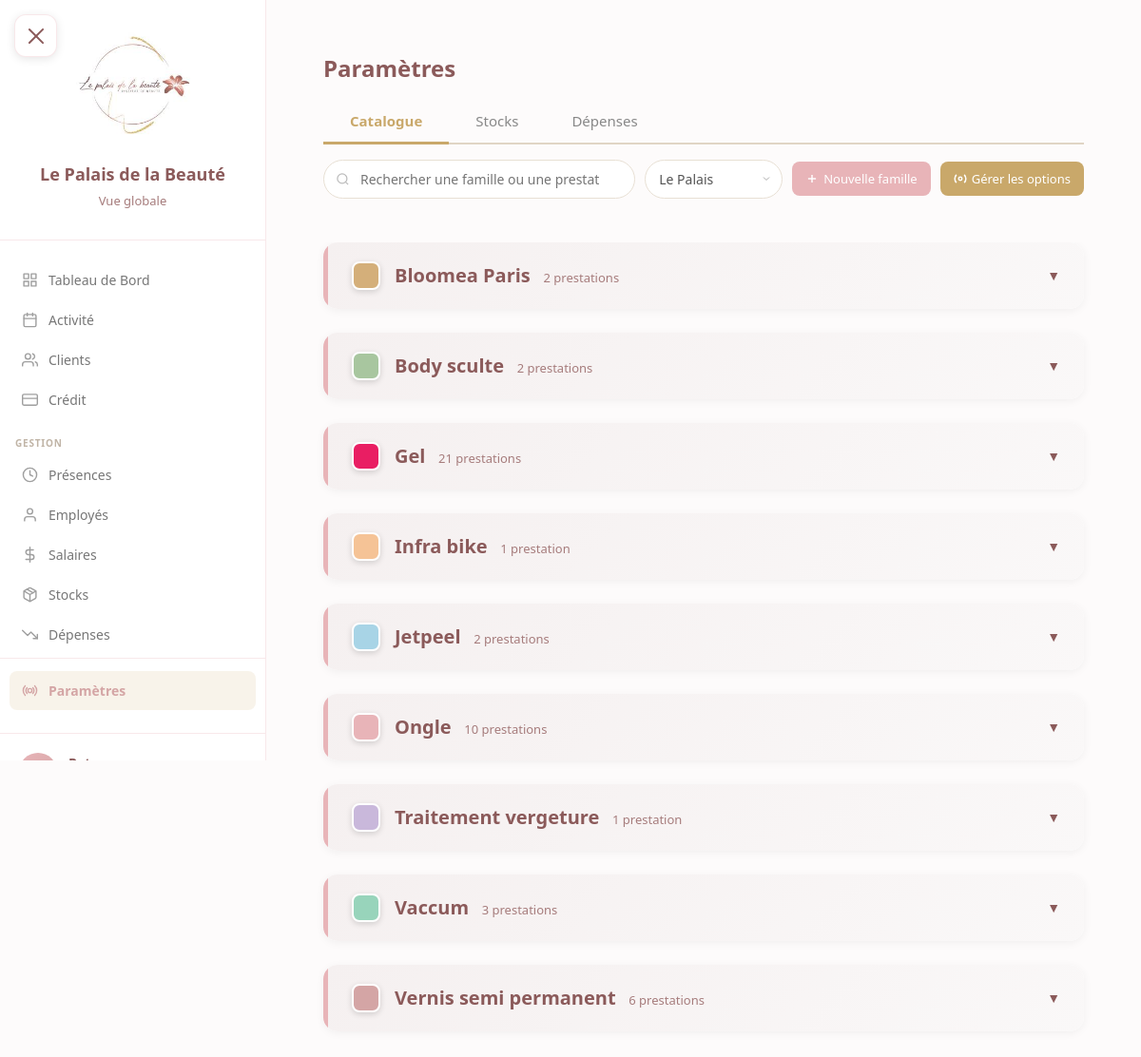
Screenshot of /gestion/catalogue/ (signed in) with the database file from the repository.
### core/models.py (models this page shows, shortened)
class FamillePrestation(models.Model):
    nom = models.CharField(max_length=100)
    institut = models.ForeignKey(Institut, on_delete=models.CASCADE, related_name='familles')
    couleur = models.CharField(
        max_length=7,
        default='#e8b4b8',
        help_text="Couleur hexadécimale pour l'affichage dans l'agenda"
    )
    ordre_affichage = models.IntegerField(default=0, help_text="Ordre d'affichage dans le catalogue")
    actif = models.BooleanField(default=True)
    date_creation = models.DateTimeField(default=timezone.now)
    date_modification = models.DateTimeField(auto_now=True)
    class Meta:
        verbose_name = "Famille de prestation"
        verbose_name_plural = "Familles de prestations"
        ordering = ['institut', 'ordre_affichage', 'nom']
        unique_together = ['nom', 'institut']
    def get_prestations_count(self):
        return self.prestations.count()

### gestion/views.py (the view)
# urls.py: path('catalogue/', views.catalogue_view, name='catalogue'),
@login_required
@role_required(['patron'])
def catalogue_view(request):
    instituts = Institut.objects.all().order_by('nom')
    institut_code = request.GET.get('institut', 'palais')
    institut_actif = Institut.objects.filter(code=institut_code).first()
    if not institut_actif:
        institut_actif = instituts.first()
    familles = FamillePrestation.objects.filter(
        institut=institut_actif
    ).prefetch_related(
        Prefetch('prestations', queryset=Prestation.objects.order_by('nom'))
    ).order_by('nom')
    recherche = request.GET.get('q', '').strip()
    if recherche:
        familles = familles.filter(
            Q(nom__icontains=recherche) |
            Q(prestations__nom__icontains=recherche)
        ).distinct()
    return render(request, 'gestion/catalogue.html', {
        'instituts': instituts,
        'institut_actif': institut_actif,
        'familles': familles,
        'recherche': recherche,
    })

### core/models.py (called while the page is built)
    def is_patron(self):
        return self.role == 'patron'

    def get_duree_display(self):
        if self.duree_minutes:
            minutes = self.duree_minutes
        elif self.duree:
            minutes = int(float(self.duree) * 60)
        else:
            return "-"
        heures = minutes // 60
        mins = minutes % 60
        if heures > 0 and mins > 0:
            return f"{heures}h{mins:02d}"
        elif heures > 0:
            return f"{heures}h"
        else:
            return f"{mins} min"

    def is_option(self):
        return self.type_prestation == 'option'

    def is_forfait(self):
        return self.type_prestation == 'forfait' or self.est_forfait

### templates/gestion/catalogue.html (shortened to what this page needs)
{% extends 'base.html' %}
{% block content %}
<div class="catalogue-wrapper">
    <div class="sticky-header">
        <h1 class="catalogue-title" style="margin-bottom:16px;">Paramètres</h1>
        <div class="page-tabs" style="margin-bottom:16px;">
            <a href="{% url 'gestion:catalogue' %}" class="page-tab active">Catalogue</a>
            <a href="{% url 'gestion:stocks_parametres' %}" class="page-tab">Stocks</a>
            <a href="{% url 'gestion:depenses_parametres' %}" class="page-tab">Dépenses</a>
        </div>
        <div class="catalogue-toolbar">
            <div class="search-bar">
                <input type="text"
                       class="search-input"
                       id="catalogue-search"
                       placeholder="Rechercher une famille ou une prestation..."
                       value="{{ recherche }}">
            </div>
            <select class="institut-select" id="institut-select" onchange="changerInstitut(this.value)">
                {% for institut in instituts %}
                <option value="{{ institut.code }}" {% if institut_actif.code == institut.code %}selected{% endif %}>
                    {{ institut.nom }}
                </option>
                {% endfor %}
            </select>
            <button class="btn-cat-action" style="background:var(--primary);color:white;" onclick="ouvrirModalNouvelleFamille()">
                <svg width="14" height="14" viewBox="0 0 24 24" fill="none" stroke="currentColor" stroke-width="2.5" style="flex-shrink:0;"><line x1="12" y1="5" x2="12" y2="19"/><line x1="5" y1="12" x2="19" y2="12"/></svg>
                Nouvelle famille
            </button>
            <button class="btn-cat-action" style="background:var(--secondary);color:white;" onclick="ouvrirModalOptions()">
                <svg width="14" height="14" viewBox="0 0 24 24" fill="none" stroke="currentColor" stroke-width="2.5" style="flex-shrink:0;"><circle cx="12" cy="12" r="3"/><path d="M19.07 4.93a10 10 0 0 1 0 14.14"/><path d="M4.93 4.93a10 10 0 0 0 0 14.14"/></svg>
                Gérer les options
            </button>
        </div>
    </div>
    <div class="catalogue-content">
    <div id="famillesContainer">
    {% if familles %}
        {% for famille in familles %}
        <div class="famille-card" draggable="true" data-famille-id="{{ famille.id }}">
            <div class="famille-header" onclick="toggleFamille({{ famille.id }})">
                <div class="famille-info">
                    <div class="famille-color-badge" style="background-color: {{ famille.couleur }}"></div>
                    <div>
                        <span class="famille-nom">{{ famille.nom }}</span>
                        <span class="famille-count">{{ famille.get_prestations_count }} prestation{{ famille.get_prestations_count|pluralize }}</span>
                    </div>
                </div>
                <div style="display:flex;align-items:center;gap:10px;">
                    <span class="toggle-icon" id="toggle-{{ famille.id }}">▼</span>
                </div>
            </div>
        </div>
        {% endfor %}
    {% endif %}
    </div>
    </div>
</div>
{% endblock %}

### templates/base.html (shortened to what this page needs)
<!DOCTYPE html>
<html lang="fr">
<head>
    <link rel="stylesheet" href="/static/css/style.css">
</head>
<body>
    <button class="mobile-menu-btn" id="mobileMenuBtn" aria-label="Menu">
        <span></span>
    </button>
    <div class="main-layout">
        <aside class="sidebar" id="sidebar">
            <div class="sidebar-header">
                <img src="/static/images/logo.jpg" alt="Logo" class="sidebar-logo" onerror="this.style.display='none'">
                <div class="sidebar-title">Le Palais de la Beauté</div>
                <div class="sidebar-subtitle">
                    {% if request.user.is_authenticated %}
                        {% if request.user.utilisateur.is_patron %}
                            Vue globale
                        {% elif request.user.utilisateur.is_employe %}
                            Vue globale
                        {% else %}
                            {{ request.user.utilisateur.institut.nom }}
                        {% endif %}
                    {% endif %}
                </div>
            </div>
            <nav class="sidebar-nav">
                {% if request.user.is_authenticated %}
                    {% if request.user.utilisateur.is_patron %}
                        <div class="nav-section">
                            <a href="{% url 'dashboard:index' %}" class="nav-item {% if request.resolver_match.app_name == 'dashboard' %}active{% endif %}">
                                <svg class="nav-icon" viewBox="0 0 24 24" fill="none" stroke="currentColor" stroke-width="2" stroke-linecap="round" stroke-linejoin="round"><rect x="3" y="3" width="7" height="7"/><rect x="14" y="3" width="7" height="7"/><rect x="14" y="14" width="7" height="7"/><rect x="3" y="14" width="7" height="7"/></svg>
                                Tableau de Bord
                            </a>
                            <a href="{% url 'agenda:index' institut_code='palais' %}" class="nav-item ">
                                <svg class="nav-icon" viewBox="0 0 24 24" fill="none" stroke="currentColor" stroke-width="2" stroke-linecap="round" stroke-linejoin="round"><rect x="3" y="4" width="18" height="18" rx="2" ry="2"/><line x1="16" y1="2" x2="16" y2="6"/><line x1="8" y1="2" x2="8" y2="6"/><line x1="3" y1="10" x2="21" y2="10"/></svg>
                                Activité
                            </a>
                            <a href="{% url 'core:clients_list' %}" class="nav-item ">
                                <svg class="nav-icon" viewBox="0 0 24 24" fill="none" stroke="currentColor" stroke-width="2" stroke-linecap="round" stroke-linejoin="round"><path d="M17 21v-2a4 4 0 0 0-4-4H5a4 4 0 0 0-4 4v2"/><circle cx="9" cy="7" r="4"/><path d="M23 21v-2a4 4 0 0 0-3-3.87"/><path d="M16 3.13a4 4 0 0 1 0 7.75"/></svg>
                                Clients
                            </a>
                            <a href="{% url 'credits:index' institut_code='palais' %}" class="nav-item {% if request.resolver_match.app_name == 'credits' %}active{% endif %}">
                                <svg class="nav-icon" viewBox="0 0 24 24" fill="none" stroke="currentColor" stroke-width="2" stroke-linecap="round" stroke-linejoin="round"><rect x="1" y="4" width="22" height="16" rx="2" ry="2"/><line x1="1" y1="10" x2="23" y2="10"/></svg>
                                Crédit
                            </a>
                        </div>
                        <div class="nav-section">
                            <div class="nav-section-title">Gestion</div>
                            <a href="{% url 'gestion:presences_pointage' %}" class="nav-item ">
                                <svg class="nav-icon" viewBox="0 0 24 24" fill="none" stroke="currentColor" stroke-width="2" stroke-linecap="round" stroke-linejoin="round"><circle cx="12" cy="12" r="10"/><polyline points="12 6 12 12 16 14"/></svg>
                                Présences
                            </a>
                            <a href="{% url 'core:employes_list' %}" class="nav-item {% if request.resolver_match.url_name == 'employes_list' %}active{% endif %}">
                                <svg class="nav-icon" viewBox="0 0 24 24" fill="none" stroke="currentColor" stroke-width="2" stroke-linecap="round" stroke-linejoin="round"><path d="M20 21v-2a4 4 0 0 0-4-4H8a4 4 0 0 0-4 4v2"/><circle cx="12" cy="7" r="4"/></svg>
                                Employés
                            </a>
                            <a href="{% url 'gestion:salaires_calcul' %}" class="nav-item ">
                                <svg class="nav-icon" viewBox="0 0 24 24" fill="none" stroke="currentColor" stroke-width="2" stroke-linecap="round" stroke-linejoin="round"><line x1="12" y1="1" x2="12" y2="23"/><path d="M17 5H9.5a3.5 3.5 0 0 0 0 7h5a3.5 3.5 0 0 1 0 7H6"/></svg>
                                Salaires
                            </a>
                            <a href="{% url 'gestion:stocks_produits' %}" class="nav-item ">
                                Stocks
                            </a>
                            <a href="{% url 'gestion:depenses_liste' %}" class="nav-item {% if request.resolver_match.url_name and 'depense' in request.resolver_match.url_name %}active{% endif %}">
                                <svg class="nav-icon" viewBox="0 0 24 24" fill="none" stroke="currentColor" stroke-width="2" stroke-linecap="round" stroke-linejoin="round"><polyline points="23 18 13.5 8.5 8.5 13.5 1 6"/><polyline points="17 18 23 18 23 12"/></svg>
                                Dépenses
                            </a>
                        </div>
                        <div class="nav-section" style="margin-top: auto; border-top: 1px solid var(--border); padding-top: 12px;">
                            <a href="{% url 'gestion:catalogue' %}" class="nav-item {% if request.resolver_match.url_name and 'catalogue' in request.resolver_match.url_name or request.resolver_match.url_name == 'stocks_parametres' or request.resolver_match.url_name == 'depenses_parametres' %}active{% endif %}">
                                <svg class="nav-icon" viewBox="0 0 24 24" fill="none" stroke="currentColor" stroke-width="2" stroke-linecap="round" stroke-linejoin="round"><circle cx="12" cy="12" r="3"/><path d="M19.07 4.93a10 10 0 0 1 0 14.14M4.93 4.93a10 10 0 0 0 0 14.14"/><path d="M16.24 7.76a6 6 0 0 1 0 8.49M7.76 7.76a6 6 0 0 0 0 8.49"/></svg>
                                Paramètres
                            </a>
                        </div>
                    {% endif %}
                {% endif %}
            </nav>
            {% if request.user.is_authenticated %}
                <div class="sidebar-footer">
                    <div class="user-info">
                        <div class="user-avatar">
                        </div>
                        <div class="user-details">
                            <div class="user-name">{{ request.user.first_name }} {{ request.user.last_name }}</div>
                        </div>
                    </div>
                </div>
            {% endif %}
        </aside>
        <main class="main-content">
            {% block content %}
            {% endblock %}
        </main>
    </div>
</body>
</html>

### rows the page displays
FamillePrestation: nom "Bloomea Paris", get_prestations_count "2"
FamillePrestation: nom "Body sculte", get_prestations_count "2"
FamillePrestation: nom "Gel", get_prestations_count "21"
FamillePrestation: nom "Infra bike", get_prestations_count "1"
FamillePrestation: nom "Jetpeel", get_prestations_count "2"
FamillePrestation: nom "Ongle", get_prestations_count "10"
FamillePrestation: nom "Traitement vergeture", get_prestations_count "1"
FamillePrestation: nom "Vaccum", get_prestations_count "3"
FamillePrestation: nom "Vernis semi permanent", get_prestations_count "6"

### other values shown
form field value "Le Palais"
